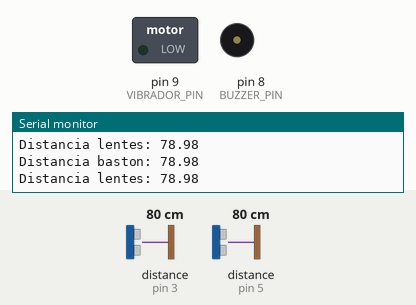
This sketch was run on a simulated Arduino Uno, built with avr-gcc and run on an emulated ATmega328P. Parts: switched loads named in the sketch (green lamp = pin HIGH), buzzer (waves = sounding), the last lines printed to the serial monitor. Wiring (inferred from the names in the program): 2 × ultrasonic range finder: trigger pin 2, echo pin 3 / trigger pin 4, echo pin 5. Dashed ring = blinking. The test bench sets the inputs (shaded band); at power-on: distance to the obstacle (sensors on pin 3, pin 5) 80 cm. The echo pulse lasts 58.3 µs per cm; pins used as bus, display or sensor lines are not drawn.

Above: at 1.2 s.
1.3 s: distance to the obstacle (sensor on pin 3) set to 74 cm
4.3 s: distance to the obstacle (sensor on pin 3) set to 65 cm
At 4.7 s:
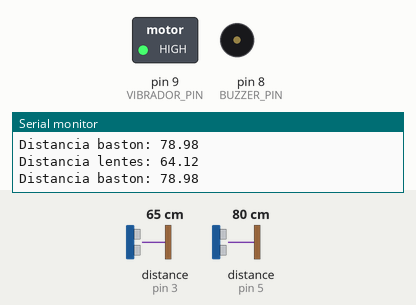
7.3 s: distance to the obstacle (sensor on pin 5) set to 22 cm
At 8.09 s:
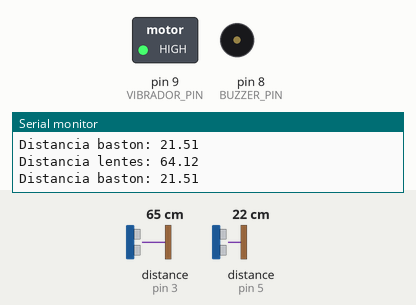
10.3 s: distance to the obstacle (sensor on pin 5) set to 18 cm
At 11.2 s:
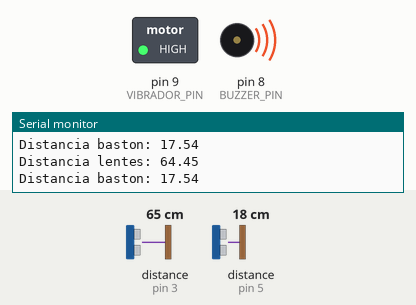
12.2 s: distance to the obstacle (sensor on pin 5) set to 35 cm
At 12.4 s:
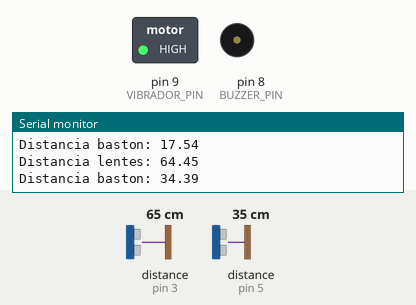
15.2 s: distance to the obstacle (sensor on pin 5) set to 17 cm
At 16.4 s:
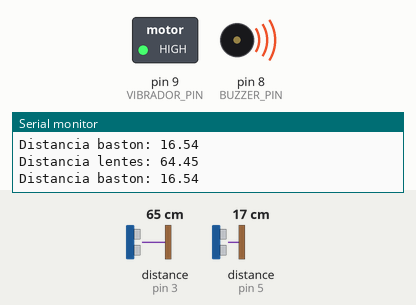
Timing chart, 0 to 18.0 s (numbered marks = the images above; inputs shaded):
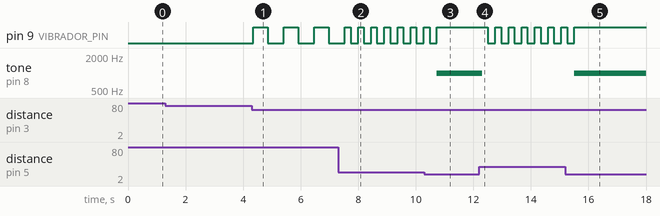

The sketch:

proyectodeprogramacion.ino
```cpp
/*
==================================================
PROYECTO:
LENTES INTELIGENTES PARA PERSONAS INVIDENTES
==================================================
Josue Braulio Ravelo López
Nancy Cristal Largo Muñoz
Samuel Hernandez Oliva

Funciones:
- Detecta obstáculos altos con sensores en lentes
- Detecta obstáculos bajos con sensor en bastón
- Alerta mediante vibración y buzzer
- Usa Programación Orientada a Objetos
- Implementa SOLID y Factory Method
==================================================
*/

// ==================================================
// PINES
// ==================================================

// Sensor lentes
#define TRIG_LENTES 2
#define ECHO_LENTES 3

// Sensor bastón
#define TRIG_BASTON 4
#define ECHO_BASTON 5

// Actuadores
#define BUZZER_PIN 8
#define VIBRADOR_PIN 9

// ==================================================
// INTERFAZ SENSOR
// ABSTRACCIÓN
// ==================================================

class ISensor {

  public:

    virtual float leerDistancia() = 0;
};

// ==================================================
// SENSOR ULTRASONICO
// HERENCIA
// ==================================================

class SensorUltrasonico : public ISensor {

  private:

    int trigPin;
    int echoPin;

  public:

    SensorUltrasonico(int trig, int echo) {

      trigPin = trig;
      echoPin = echo;

      pinMode(trigPin, OUTPUT);
      pinMode(echoPin, INPUT);
    }

    // POLIMORFISMO
    float leerDistancia() override {

      digitalWrite(trigPin, LOW);
      delayMicroseconds(2);

      digitalWrite(trigPin, HIGH);
      delayMicroseconds(10);

      digitalWrite(trigPin, LOW);

      long duracion = pulseIn(echoPin, HIGH);

      float distancia = duracion * 0.034 / 2;

      return distancia;
    }
};

// ==================================================
// INTERFAZ ACTUADOR
// ==================================================

class IActuador {

  public:

    virtual void activar() = 0;
    virtual void desactivar() = 0;
};

// ==================================================
// CLASE BUZZER
// ==================================================

class Buzzer : public IActuador {

  private:

    int pin;

  public:

    Buzzer(int p) {

      pin = p;

      pinMode(pin, OUTPUT);
    }

    void activar() override {

      tone(pin, 1000);
    }

    void desactivar() override {

      noTone(pin);
    }
};

// ==================================================
// CLASE VIBRADOR
// ==================================================

class Vibrador : public IActuador {

  private:

    int pin;

  public:

    Vibrador(int p) {

      pin = p;

      pinMode(pin, OUTPUT);
    }

    void activar() override {

      digitalWrite(pin, HIGH);
    }

    void desactivar() override {

      digitalWrite(pin, LOW);
    }
};

// ==================================================
// FACTORY METHOD
// CREA SENSORES
// ==================================================

class SensorFactory {

  public:

    static ISensor* crearSensorUltrasonico(
      int trig,
      int echo
    ) {

      return new SensorUltrasonico(
        trig,
        echo
      );
    }
};

// ==================================================
// SISTEMA DE ALERTAS
// SRP -> UNA RESPONSABILIDAD
// ==================================================

class SistemaAlerta {

  private:

    ISensor* sensorLentes;
    ISensor* sensorBaston;

    Buzzer* buzzer;
    Vibrador* vibrador;

  public:

    SistemaAlerta(
      ISensor* lentes,
      ISensor* baston,
      Buzzer* buzz,
      Vibrador* vib
    ) {

      sensorLentes = lentes;
      sensorBaston = baston;

      buzzer = buzz;
      vibrador = vib;
    }

    // FUNCION PRINCIPAL
    void verificarEntorno() {

      float distanciaLentes =
        sensorLentes->leerDistancia();

      float distanciaBaston =
        sensorBaston->leerDistancia();

      Serial.print("Distancia lentes: ");
      Serial.println(distanciaLentes);

      Serial.print("Distancia baston: ");
      Serial.println(distanciaBaston);

      // Obtener la distancia mas cercana

      float distanciaMinima;

      if (distanciaLentes < distanciaBaston) {

        distanciaMinima = distanciaLentes;
      }

      else {

        distanciaMinima = distanciaBaston;
      }

      controlarAlertas(distanciaMinima);
    }

  private:

    // ALERTAS SEGUN DISTANCIA

    void controlarAlertas(float distancia) {

      // MUY CERCA
      if (distancia <= 20) {

        vibrador->activar();

        buzzer->activar();

        delay(100);
      }

      // CERCA
      else if (distancia <= 40) {

        buzzer->desactivar();

        vibrador->activar();

        delay(200);

        vibrador->desactivar();

        delay(200);
      }

      // PRECAUCION
      else if (distancia <= 70) {

        buzzer->desactivar();

        vibrador->activar();

        delay(500);

        vibrador->desactivar();

        delay(500);
      }

      // SEGURO
      else {

        vibrador->desactivar();

        buzzer->desactivar();
      }
    }
};

// ==================================================
// OBJETOS GLOBALES
// ==================================================

ISensor* sensorLentes;
ISensor* sensorBaston;

Buzzer* buzzer;

Vibrador* vibrador;

SistemaAlerta* sistema;

// ==================================================
// SETUP
// ==================================================

void setup() {

  Serial.begin(9600);

  // FACTORY METHOD

  sensorLentes =
    SensorFactory::crearSensorUltrasonico(
      TRIG_LENTES,
      ECHO_LENTES
    );

  sensorBaston =
    SensorFactory::crearSensorUltrasonico(
      TRIG_BASTON,
      ECHO_BASTON
    );

  buzzer = new Buzzer(BUZZER_PIN);

  vibrador = new Vibrador(VIBRADOR_PIN);

  sistema = new SistemaAlerta(
    sensorLentes,
    sensorBaston,
    buzzer,
    vibrador
  );

  Serial.println("Sistema iniciado");
}

// ==================================================
// LOOP
// ==================================================

void loop() {

  sistema->verificarEntorno();

  delay(50);
}
```

Measured:
- the behaviour switches between 71 and 70 cm on distance to the obstacle (sensor on pin 3) (found by bisection; images 0 and 1)
- the behaviour switches between 21 and 20 cm on distance to the obstacle (sensor on pin 5) (found by bisection; images 2 and 3)
- after the input at 4.3 s, pin 9 (VIBRADOR_PIN): alternates HIGH for 0.50 s and LOW for 0.56 s, starting after 0.06 s
- after the input at 7.3 s, pin 9 (VIBRADOR_PIN): alternates HIGH for 0.20 s and LOW for 0.26 s, starting after 0.44 s
- after the input at 10.3 s, pin 9 (VIBRADOR_PIN): goes on until 10.7 s, then stays HIGH; tone on pin 8 (BUZZER_PIN): silent → 1000 Hz after 0.44 s
- after the input at 12.2 s, pin 9 (VIBRADOR_PIN): alternates HIGH for 0.20 s and LOW for 0.26 s, starting after 0.31 s; tone on pin 8 (BUZZER_PIN): 1000 Hz → silent after 0.11 s
- after the input at 15.2 s, pin 9 (VIBRADOR_PIN): goes on until 15.5 s, then stays HIGH; tone on pin 8 (BUZZER_PIN): silent → 1000 Hz after 0.31 s
